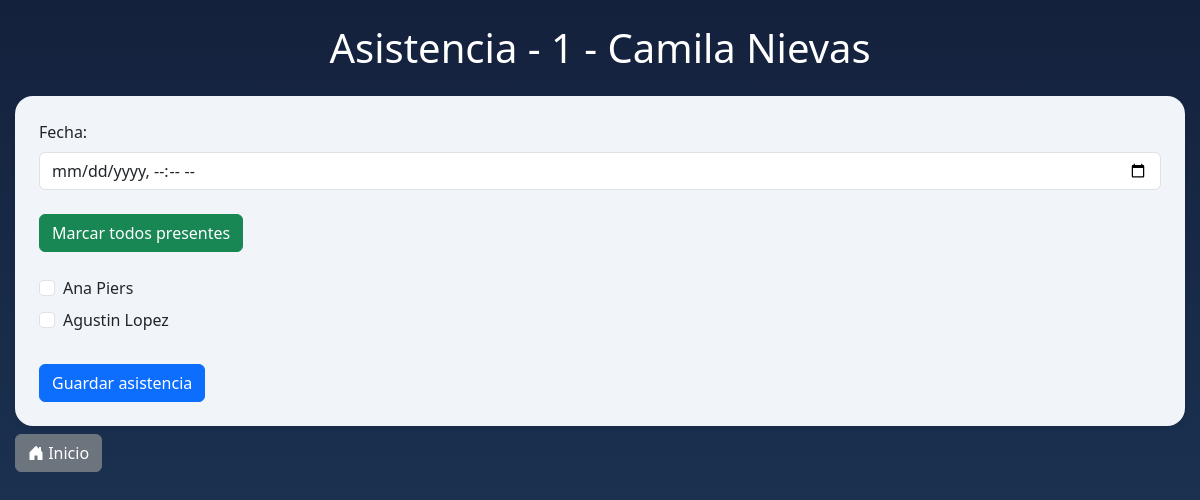
/asistencia/1/, run on the app's committed database.
### asistencias/models.py (models this page shows, shortened)
class Curso(models.Model):
    nombre = models.CharField(max_length=50)
    escuela = models.ForeignKey(Escuela, on_delete=models.CASCADE)

class Escuela(models.Model):
    nombre = models.CharField(max_length=100)
    def __str__(self):
        return self.nombre

class Alumno(models.Model):
    nombre = models.CharField(max_length=100)
    apellido = models.CharField(max_length=100)
    cursos = models.ManyToManyField(Curso, related_name='alumnos')

### asistencias/views.py (the view, shortened to what this page needs)
# urls.py: path('asistencia/<int:curso_id>/', tomar_asistencia, name='tomar_asistencia'),
def tomar_asistencia(request, curso_id):
    curso = get_object_or_404(Curso, id=curso_id)
    alumnos = curso.alumnos.all()
    return render(request, 'asistencias/asistencia.html', {
        'curso': curso,
        'alumnos': alumnos
    })

### asistencias/templates/asistencias/asistencia.html (shortened to what this page needs)
{% extends 'base.html' %}
{% block content %}
<h1 class="mb-4 text-center">
    Asistencia - {{ curso.nombre }} - {{ curso.escuela }}
</h1>
<form method="post" class="card p-4 shadow-sm">
    <div class="mb-4">
        <label class="form-label">
            Fecha:
        </label>
        <input
            type="datetime-local"
            name="fecha_hora"
            class="form-control"
            required>
    </div>
    <div class="mb-4">
        <button
            type="button"
            onclick="marcarTodos()"
            class="btn btn-success">
            Marcar todos presentes
        </button>
    </div>
    <div class="mb-4">
        {% for alumno in alumnos %}
            <div class="form-check mb-2">
                <input
                    type="checkbox"
                    class="form-check-input checkbox-alumno"
                    name="presentes"
                    value="{{ alumno.id }}"
                    id="alumno{{ alumno.id }}">
                <label
                    class="form-check-label"
                    for="alumno{{ alumno.id }}">
                    {{ alumno.nombre }} {{ alumno.apellido }}
                </label>
            </div>
        {% endfor %}
    </div>
    <div class="d-flex gap-2">
        <button
            type="submit"
            class="btn btn-primary">
            Guardar asistencia
        </button>
    </div>
</form>
<div class="mt-2">
    <a
            href="/inicio"
            class="btn btn-secondary">
            <i class="bi bi-house-door-fill"></i>
            Inicio
    </a>
</div>
{% endblock %}

### asistencias/static/css/estilos.css (style rules this page uses)
body { background: linear-gradient( 180deg, #14213d, #1f3b5c ); min-height: 100vh; }
h1, h2, h3 { color: #ffffff; }
.card { border-radius: 18px; background-color: #f1f5f9; border: none; box-shadow: 0 8px 20px rgba(0,0,0,0.15); transition: 0.3s; width: 100%; }

### data on the page
Curso: nombre "1", escuela "Camila Nievas"
Alumno: nombre "Ana", apellido "Piers"
Alumno: nombre "Agustin", apellido "Lopez"
